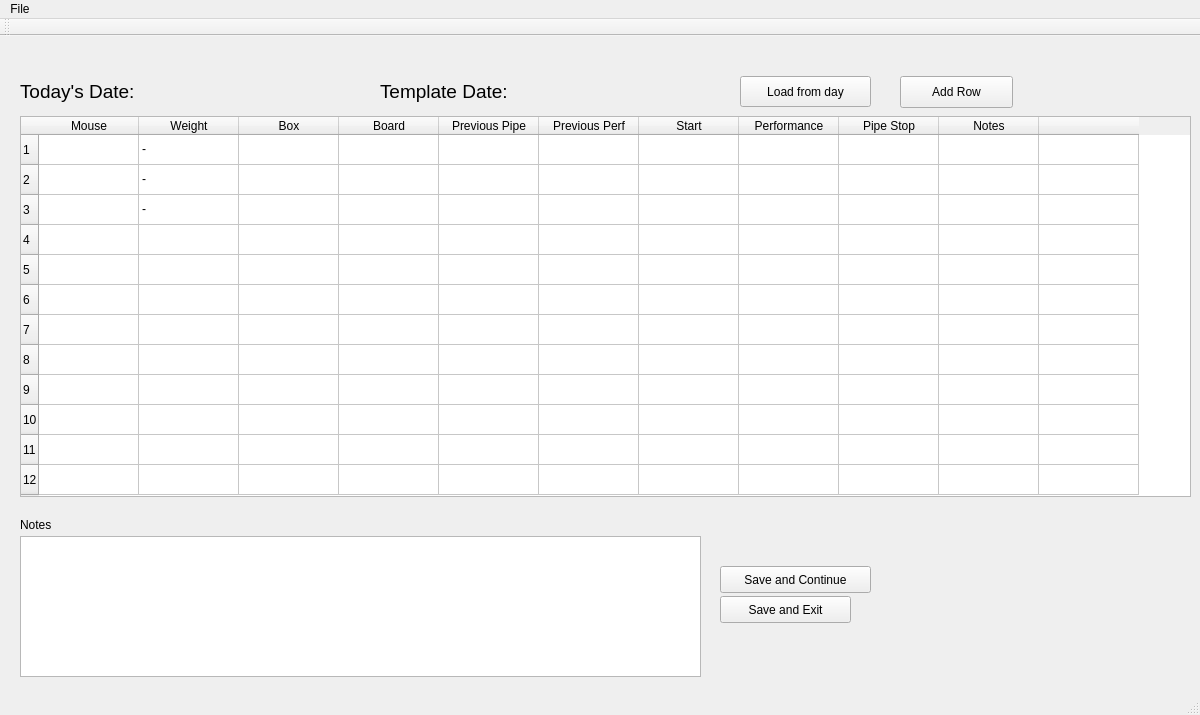
<?xml version="1.0" encoding="UTF-8"?>
<ui version="4.0">
 <class>MainWindow</class>
 <widget class="QMainWindow" name="MainWindow">
  <property name="geometry">
   <rect>
    <x>0</x>
    <y>0</y>
    <width>1200</width>
    <height>715</height>
   </rect>
  </property>
  <property name="windowTitle">
   <string>Mouse Runner</string>
  </property>
  <widget class="QWidget" name="centralWidget">
   <widget class="QLabel" name="label">
    <property name="geometry">
     <rect>
      <x>20</x>
      <y>480</y>
      <width>59</width>
      <height>17</height>
     </rect>
    </property>
    <property name="text">
     <string>Notes</string>
    </property>
   </widget>
   <widget class="QTextEdit" name="notesWindow">
    <property name="geometry">
     <rect>
      <x>20</x>
      <y>500</y>
      <width>681</width>
      <height>141</height>
     </rect>
    </property>
   </widget>
   <widget class="QTableWidget" name="daily_plan_table">
    <property name="geometry">
     <rect>
      <x>20</x>
      <y>80</y>
      <width>1171</width>
      <height>381</height>
     </rect>
    </property>
    <property name="acceptDrops">
     <bool>false</bool>
    </property>
    <property name="selectionMode">
     <enum>QAbstractItemView::SingleSelection</enum>
    </property>
    <property name="selectionBehavior">
     <enum>QAbstractItemView::SelectRows</enum>
    </property>
    <row>
     <property name="text">
      <string>1</string>
     </property>
    </row>
    <row>
     <property name="text">
      <string>2</string>
     </property>
    </row>
    <row>
     <property name="text">
      <string>3</string>
     </property>
    </row>
    <row>
     <property name="text">
      <string>4</string>
     </property>
    </row>
    <row>
     <property name="text">
      <string>5</string>
     </property>
    </row>
    <row>
     <property name="text">
      <string>6</string>
     </property>
    </row>
    <row>
     <property name="text">
      <string>7</string>
     </property>
    </row>
    <row>
     <property name="text">
      <string>8</string>
     </property>
    </row>
    <row>
     <property name="text">
      <string>9</string>
     </property>
    </row>
    <row>
     <property name="text">
      <string>10</string>
     </property>
    </row>
    <row>
     <property name="text">
      <string>11</string>
     </property>
    </row>
    <row>
     <property name="text">
      <string>12</string>
     </property>
    </row>
    <column>
     <property name="text">
      <string>Mouse</string>
     </property>
    </column>
    <column>
     <property name="text">
      <string>Weight</string>
     </property>
    </column>
    <column>
     <property name="text">
      <string>Box</string>
     </property>
    </column>
    <column>
     <property name="text">
      <string>Board</string>
     </property>
    </column>
    <column>
     <property name="text">
      <string>Previous Pipe</string>
     </property>
    </column>
    <column>
     <property name="text">
      <string>Previous Perf</string>
     </property>
    </column>
    <column>
     <property name="text">
      <string>Start</string>
     </property>
    </column>
    <column>
     <property name="text">
      <string>Performance</string>
     </property>
    </column>
    <column>
     <property name="text">
      <string>Pipe Stop</string>
     </property>
    </column>
    <column>
     <property name="text">
      <string>Notes</string>
     </property>
    </column>
    <column>
     <property name="text">
      <string/>
     </property>
    </column>
    <item row="0" column="1">
     <property name="text">
      <string>-</string>
     </property>
     <property name="flags">
      <set>ItemIsSelectable|ItemIsEditable|ItemIsDragEnabled|ItemIsUserCheckable|ItemIsEnabled</set>
     </property>
    </item>
    <item row="0" column="4">
     <property name="text">
      <string/>
     </property>
    </item>
    <item row="1" column="1">
     <property name="text">
      <string>-</string>
     </property>
     <property name="flags">
      <set>ItemIsSelectable|ItemIsEditable|ItemIsDragEnabled|ItemIsUserCheckable|ItemIsEnabled</set>
     </property>
    </item>
    <item row="2" column="1">
     <property name="text">
      <string>-</string>
     </property>
     <property name="flags">
      <set>ItemIsSelectable|ItemIsEditable|ItemIsDragEnabled|ItemIsUserCheckable|ItemIsEnabled</set>
     </property>
    </item>
   </widget>
   <widget class="QPushButton" name="loadDateButton">
    <property name="geometry">
     <rect>
      <x>740</x>
      <y>40</y>
      <width>131</width>
      <height>31</height>
     </rect>
    </property>
    <property name="text">
     <string>Load from day</string>
    </property>
   </widget>
   <widget class="QPushButton" name="pushButton_2">
    <property name="geometry">
     <rect>
      <x>720</x>
      <y>560</y>
      <width>131</width>
      <height>27</height>
     </rect>
    </property>
    <property name="text">
     <string>Save and Exit</string>
    </property>
   </widget>
   <widget class="QPushButton" name="saveNotesButton">
    <property name="geometry">
     <rect>
      <x>720</x>
      <y>530</y>
      <width>151</width>
      <height>27</height>
     </rect>
    </property>
    <property name="text">
     <string>Save and Continue</string>
    </property>
   </widget>
   <widget class="QLabel" name="label_3">
    <property name="geometry">
     <rect>
      <x>380</x>
      <y>40</y>
      <width>151</width>
      <height>31</height>
     </rect>
    </property>
    <property name="font">
     <font>
      <pointsize>14</pointsize>
      <underline>false</underline>
     </font>
    </property>
    <property name="text">
     <string>Template Date:</string>
    </property>
   </widget>
   <widget class="QLabel" name="target_date_display">
    <property name="geometry">
     <rect>
      <x>540</x>
      <y>40</y>
      <width>141</width>
      <height>31</height>
     </rect>
    </property>
    <property name="font">
     <font>
      <pointsize>14</pointsize>
      <underline>false</underline>
     </font>
    </property>
    <property name="text">
     <string/>
    </property>
   </widget>
   <widget class="QLabel" name="todays_date_display">
    <property name="geometry">
     <rect>
      <x>160</x>
      <y>40</y>
      <width>161</width>
      <height>30</height>
     </rect>
    </property>
    <property name="font">
     <font>
      <pointsize>14</pointsize>
      <underline>false</underline>
     </font>
    </property>
    <property name="text">
     <string/>
    </property>
   </widget>
   <widget class="QLabel" name="label_4">
    <property name="geometry">
     <rect>
      <x>20</x>
      <y>40</y>
      <width>151</width>
      <height>31</height>
     </rect>
    </property>
    <property name="font">
     <font>
      <pointsize>14</pointsize>
      <underline>false</underline>
     </font>
    </property>
    <property name="text">
     <string>Today's Date:</string>
    </property>
   </widget>
   <widget class="QPushButton" name="addRowButton">
    <property name="geometry">
     <rect>
      <x>900</x>
      <y>40</y>
      <width>113</width>
      <height>32</height>
     </rect>
    </property>
    <property name="styleSheet">
     <string notr="true"/>
    </property>
    <property name="text">
     <string>Add Row</string>
    </property>
   </widget>
  </widget>
  <widget class="QMenuBar" name="menuBar">
   <property name="geometry">
    <rect>
     <x>0</x>
     <y>0</y>
     <width>1200</width>
     <height>22</height>
    </rect>
   </property>
   <widget class="QMenu" name="menuS">
    <property name="title">
     <string>File</string>
    </property>
   </widget>
   <addaction name="menuS"/>
  </widget>
  <widget class="QToolBar" name="mainToolBar">
   <attribute name="toolBarArea">
    <enum>TopToolBarArea</enum>
   </attribute>
   <attribute name="toolBarBreak">
    <bool>false</bool>
   </attribute>
  </widget>
  <widget class="QStatusBar" name="statusBar"/>
 </widget>
 <layoutdefault spacing="6" margin="11"/>
 <resources/>
 <connections/>
</ui>
